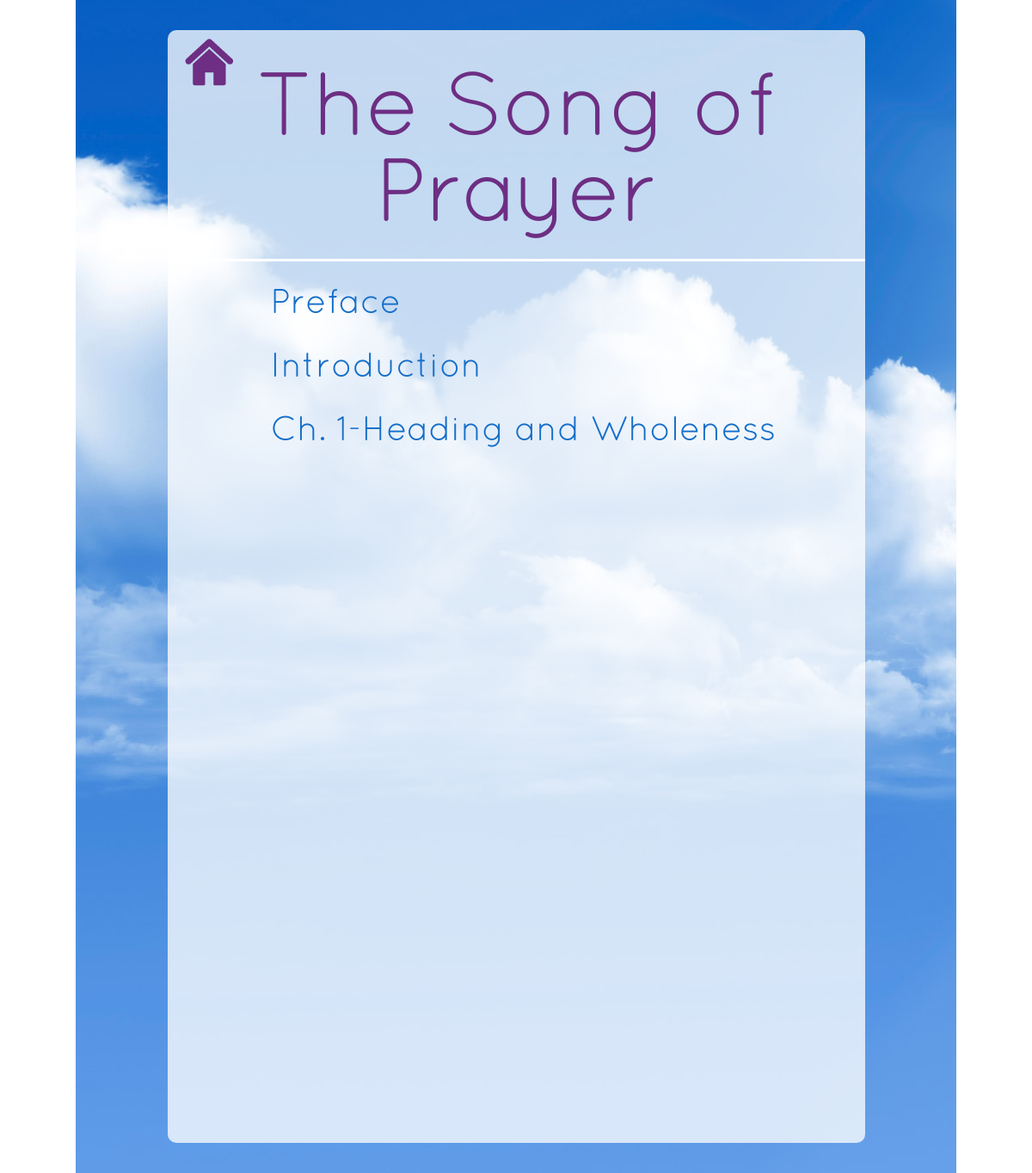
/acim/main_page.php?bookid=3, run on the app's committed database.
### tables this page shows
CREATE TABLE IF NOT EXISTS `tbl_book` (
  `tbl_book_id` int(11) NOT NULL AUTO_INCREMENT,
  `tbl_book_title` varchar(100) NOT NULL,
  `tbl_book_date` datetime NOT NULL,
  PRIMARY KEY (`tbl_book_id`)
);

CREATE TABLE IF NOT EXISTS `tbl_chapter` (
  `tbl_ch_id` int(11) NOT NULL AUTO_INCREMENT,
  `tbl_ch_bookid` int(11) NOT NULL,
  `tbl_ch_no` int(11) NOT NULL,
  `tbl_ch_name` varchar(100) NOT NULL,
  `tbl_ch_date` datetime NOT NULL,
  PRIMARY KEY (`tbl_ch_id`)
);

### acim/include/db.class.php (called while the page is built, shortened)
<?php
class db {
    private static $db;
    public static function __d($explicit=0) {
        if ($explicit == 1) {
            self::$db = new db(C_DB_HOST, C_DB_UNAME, C_DB_PASSWORD, C_DB_NAME);
        } else if (!isset($db)) {
            self::$db = new db();
        }
        return self::$db;
    }
    public function query($query) {
        if ($res = mysql_query($query))
            return $res;
        else {
            d(mysql_error());
            back_trace();
            d($query);
        }
    }
    public function format_data($result, $field=NULL, $second_field=NULL, $third_field=NULL) {
        $data_array = array();
        if ($result) {
            while ($array = mysql_fetch_assoc($result)) {
                $t = array();
                foreach ($array as $field_name => $value) {
                    $t[$field_name] = ($value);
                }
                if (isset($field)) {
                    if (isset($second_field)) {
                        if (isset($third_field)) {
                            $data_array[$t[$field]][$t[$second_field]][$t[$third_field]] = $t;
                        } else {
                            $data_array[$t[$field]][$t[$second_field]] = $t;
                        }
                    } else {
                        $data_array[$t[$field]][] = $t;
                    }
                } else {
                    $data_array[] = $t;
                }
            }
        }
        return $data_array;
    }
}
function q($query='') {
    $_db = db::__d();
    return $_db->format_data($_db->query($query));
}
function qs($q) {
    $d = q($q);
    if(count($d) > 0){
	   return $d[0];
	} else {
	   return "";
	}
}
?>

### acim/include/common_function.php (called while the page is built, shortened)
<?php
function GetChapterPageNo($bookid,$chid){
   $query = "SELECT tbl_page_no FROM tbl_page WHERE tbl_page_bookid = ".$bookid." AND tbl_page_chid = ".$chid." ORDER BY tbl_page_no ASC limit 1";
   $res = qs($query);
   if(empty($res)){
      return 0;
   }else{
      return $res['tbl_page_no'];
   }
}
?>

### acim/main_page.php (the view, shortened to what this page needs)
<?php
include('include/db.class.php');
include('include/common_function.php');
?>
<!DOCTYPE html>
<html>
<head>
   <link rel="stylesheet" type="text/css" href="css/query.css"/>
   <link rel="stylesheet" type="text/css" href="css/custom.css"/>
	<link rel="stylesheet" href="http://code.jquery.com/mobile/1.2.0/jquery.mobile-1.2.0.min.css">
</head>
<body>
	<div data-role="page">
	   <div data-role="content">
		<div class="inner_bg">
			<div class="content">
			  <div class="home_icon"><a href="home.php"><img src="images/home.png" /></a></div>
			  <?php
				 $query = "SELECT tbl_book_title FROM  tbl_book where tbl_book_id = ".trim($_REQUEST['bookid']);
				 $res = qs($query);
			  ?>
			  <h2><?php echo $res['tbl_book_title']; ?></h2>
			  <div class="chapter">
				<ul>
					<li><a href="javascript:void(0);">Preface</a><div class="cls"></div></li>
					<li><a href="javascript:void(0);">Introduction</a><div class="cls"></div></li>
					<?php
						$query = "SELECT * FROM tbl_chapter where tbl_ch_bookid = ".trim($_REQUEST['bookid']);
						$result = q($query);
						$totql_res = count($result);
						if($totql_res > 0){
						  for($i=0;$i<$totql_res;$i++){
					      $pageno_start = GetChapterPageNo(trim($_REQUEST['bookid']),$result[$i]['tbl_ch_id']);
						  if($pageno_start > 0){
							     $p_q_s = "&pageno=".$pageno_start;
						  }else{
							     $p_q_s = '';
						  }
					 ?>
					        <li><a href="chapter.php?chid=<?php echo $result[$i]['tbl_ch_id'].$p_q_s; ?>" data-ajax="false"><span>Ch. <?php echo $result[$i]['tbl_ch_no'];?>-</span><label><?php echo $result[$i]['tbl_ch_name'];?></label></a><div class="cls"></div></li>
	                 <?php  }
					      }
					 ?>
				</ul>
			  </div>
			</div>
	</div>
	   </div>
	</div>
</body>
</html>

### acim/css/query.css (style rules this page uses)
body, div, dl, dt, dd, ul, ol, li, h1, h2, h3, h4, h5, h6, pre, code, form, fieldset, legend, input, textarea, p, blockquote, th, td { margin: 0;padding: 0; }
ul { list-style:none; }
a,a:visited { outline: none;text-decoration: none; }
img { margin: 0;padding: 0;border: 0;outline: 0; }
body { margin: 0;padding: 0;font-family:Arial, Helvetica, sans-serif;font-size: 12px;color:#000;line-height:20px; }
h2 { color:#6d2e83; font-family:QuicksandBook; font-size:58px; line-height:60px; letter-spacing:-2px; margin-bottom:25px;font-weight:600 }
.inner_bg { background: url(../images/inner_bg.jpg) no-repeat center top; padding:35px 0 }
.content { width:811px; background:url(../images/bg_inner.png) repeat 0 0; margin:0 auto; border-radius:10px; height:1294px }
.home_icon { padding:10px 0 0 20px; }
.content h2 { text-align:center; font-weight:normal; font-size:104px; line-height:100px; border-bottom:3px solid #fff; padding:0px 0 20px 0 !important; margin-bottom:0px !important; margin-top:-25px }
.chapter { padding-top:30px }
.chapter ul li { margin-bottom:34px;color:#156ec9; font-size:40px; line-height:40px; font-family:QuicksandBook; padding-left:120px; }
.chapter ul li a { color:#156ec9; display:block }
.chapter ul li span { float:left; display:block; cursor:pointer }
.chapter ul li label { float:left; width:556px; cursor:pointer }
.home_icon { padding:10px 0 0 20px }

### data on the page
tbl_book: tbl_book_title "The Song of Prayer"
tbl_chapter: tbl_ch_no "1", tbl_ch_name "Heading and Wholeness"
